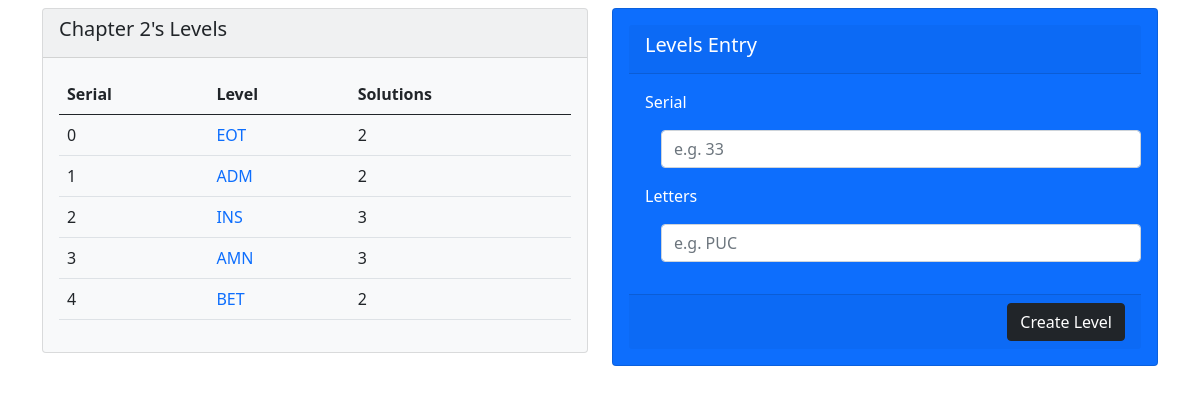
The app's page /levels/2 with its own data.
### wordapp/models.py (models this page shows)
class Chapter(models.Model):
    chapter_name = models.CharField(max_length=50, unique=True)
    chapter_completed = models.BooleanField(default=False)

class Level(models.Model):
    level_serial = models.IntegerField()
    level_letters = models.CharField(max_length=50)
    level_completed = models.BooleanField(default=False)
    chapter = models.ForeignKey(Chapter, on_delete=models.CASCADE)
    class Meta:
        unique_together = ("level_letters","chapter")

class Solution(models.Model):
    solution_word = models.CharField(max_length=50)
    solution_details = models.TextField(max_length=1000, null=True,default=None)
    level = models.ForeignKey(Level, on_delete=models.CASCADE)

### wordgame/views.py (the view, shortened to what this page needs)
# urls.py: path('levels/<int:chapterid>', views.levels, name="levels"),
def levels(request, chapterid):
    error = ""
    chapter = Chapter.objects.get(id=chapterid)
    print("Chapter:", chapter.chapter_name)
    levels = Level.objects.filter(chapter=chapter)
    data = {
        "chapter": chapter,
        "levels": levels,
        "error": error
    }
    return render(request, "levels.html", data)

### templates/levels.html (shortened to what this page needs)
{% load static %}
<!DOCTYPE html>
<html lang="en">
<head>
    <link href="{% static 'css/bootstrap.min.css' %}" rel="stylesheet">
    <link href="{% static 'css/main.css' %}" rel="stylesheet">
</head>
<body>
<div class="container">
    <div class="row">
        <div class="col-md-6">
            <div class="card bg-light">
                <div class="card-header">
                    <h5 class="card-title">{{ chapter.chapter_name }}'s Levels</h5>
                </div>
                <div class="card-body">
                    <table class="table">
                        <thead>
                        <tr>
                            <th>Serial</th>
                            <th>Level</th>
                            <th>Solutions</th>
                        </tr>
                        </thead>
                        <tbody>
                        {% for level in levels %}
                            <tr>
                                <td>
                                    {{ level.level_serial }}
                                </td>
                                <td>
                                    <a href="{% url 'solutions' levelid=level.id %}">
                                        {{ level.level_letters }}
                                    </a>
                                </td>
                                <td>
                                    {{ level.solution_set.all|length }}
                                </td>
                            </tr>
                        {% endfor %}
                        </tbody>
                    </table>
                </div>
            </div>
        </div>
        <div class="col-md-6">
            <div class="card bg-primary text-white p-3">
                <form method="post">
                    <div class="card-header">
                        <h5 class="card-title">Levels Entry</h5>
                    </div>
                    <div class="card-body">
                        <div class="form-group">
                            <label for="level_serial">Serial</label>
                            <input type="number" id="level_serial" name="level_serial" class="m-3 form-control"
                                   placeholder="e.g. 33">
                        </div>
                        <div class="form-group">
                            <label for="level_letters">Letters</label>
                            <input type="text" id="level_letters" name="level_letters" class="m-3 form-control"
                                   placeholder="e.g. PUC">
                        </div>
                    </div>
                    <div class="card-footer d-flex justify-content-end">
                        <button type="submit" class="btn btn-dark">Create Level</button>
                    </div>
                </form>
            </div>
        </div>
    </div>
</div>
</body>
</html>

### static/css/main.css (style rules this page uses)
td a { display: block; text-decoration: none; }

### records on screen
Chapter: chapter_name "Chapter 2"
Level: level_serial "0", level_letters "EOT", solution_set.all|length "2"
Level: level_serial "1", level_letters "ADM", solution_set.all|length "2"
Level: level_serial "2", level_letters "INS", solution_set.all|length "3"
Level: level_serial "3", level_letters "AMN", solution_set.all|length "3"
Level: level_serial "4", level_letters "BET", solution_set.all|length "2"
